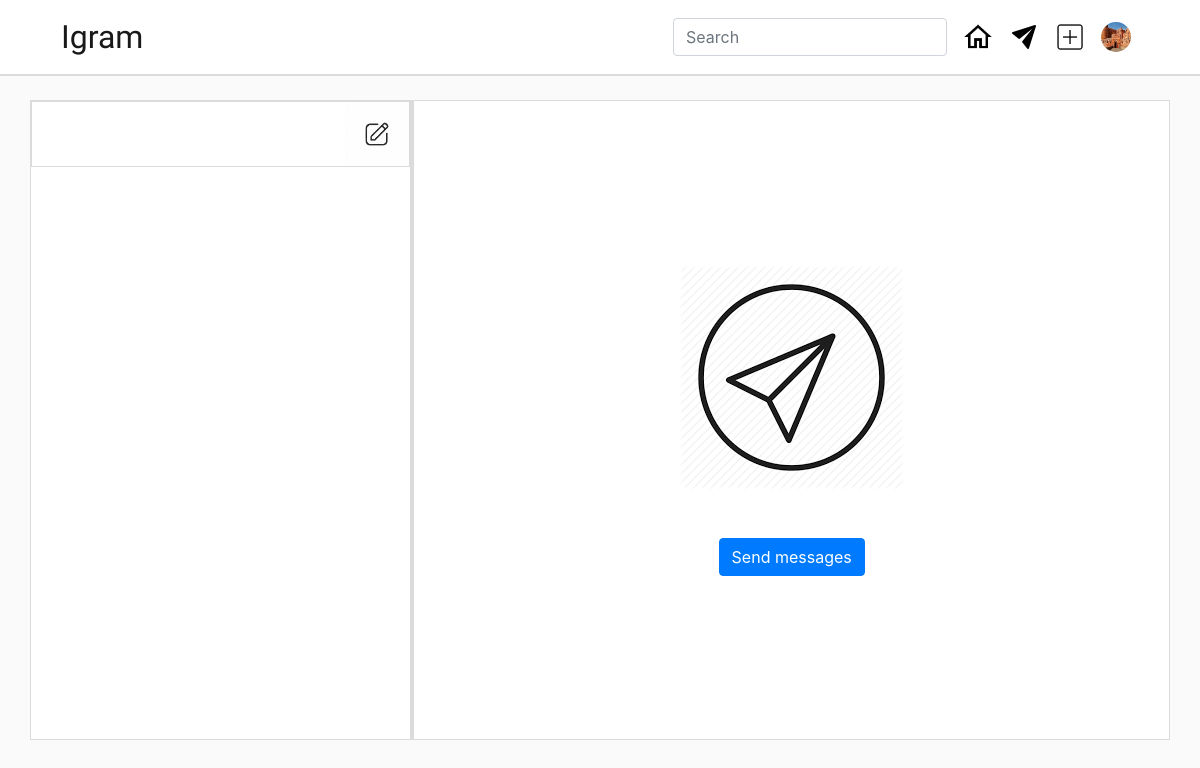
/inbox/ (signed in), run on an earlier commit of the app's database.
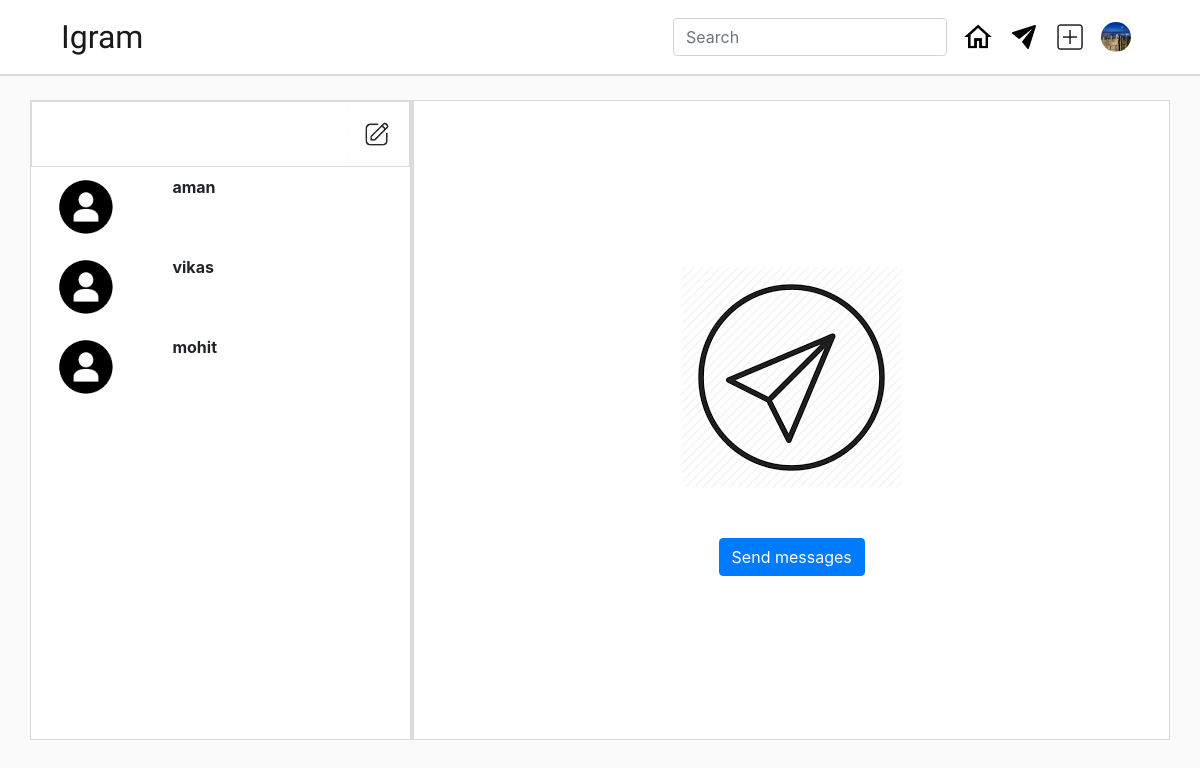
And on a later commit of the database.
### home/models.py (models this page shows)
class User(AbstractUser):
    profileImage=models.ImageField(upload_to=profile_upload_location,default='Default-Profile-Picture-Download-PNG-Image.png')
    discription=models.TextField(blank=True,null=True,max_length=100)

### chat/models.py (models this page shows, shortened)
class Thread(models.Model):
    first        = models.ForeignKey(User, on_delete=models.CASCADE, related_name='chat_thread_first')
    second       = models.ForeignKey(User, on_delete=models.CASCADE, related_name='chat_thread_second')
    updated      = models.DateTimeField(auto_now=True)
    timestamp    = models.DateTimeField(auto_now_add=True)
    objects      = ThreadManager()

### chat/views.py (the view)
# urls.py: path('',views.inbox,name='inbox'),
def inbox(request):
    qs=Thread.objects.by_user(request.user)
    try:
        follow_=Follow.objects.get(user=request.user)
    except Follow.DoesNotExist:
        follow_=Follow.objects.create(user=request.user)
    param={'qs':qs,'following':follow_}
    return render(request,'chat/inbox.html',param)

### chat/models.py (called while the page is built)
    def by_user(self, user):
        qlookup = Q(first=user) | Q(second=user)
        qlookup2 = Q(first=user) & Q(second=user)
        qs = self.get_queryset().filter(qlookup).exclude(qlookup2).distinct()
        return qs

### templates/chat/inbox.html (shortened to what this page needs)
{% extends 'base.html' %}
{% load static %}
{% block inboxActive %}{% static 'img/message-logo-active.png' %} {% endblock inboxActive %}
{% block body %}
<div class="container my-4" style="background-color: rgb(255, 255, 255);height:80vh;">
    <div class="row" style="height: 100%;border: 1px solid rgb(219, 219, 219);"" >
    <div class="col-md-4  " style="background-color: rgb(255, 255, 255);height: 100%;overflow-y: auto;" >
        <div class="row hover-not" style="border: 1px solid rgb(219, 219, 219);">
            <img class="chat-img ml-auto my-0 hover-effect" data-toggle="modal" data-target="#SendMessageModal" src={% static 'img/create-chat.png' %} alt="">
        </div>
        <div class="hover-inbox">
        {% for chat in qs %}
        {% if request.user.username == chat.first.username %}
        <a href={% url 'chatBox' chat.second.username %} style="text-decoration:none; color: inherit;">
        <div class="row py-2 ">
            <div class="col-4">
                <img src='{{chat.second.profileImage.url}}' class="chat-img mx-2 rounded-circle" alt="">
            </div>
            <div class="col">
                <b>{{chat.second.username}}</b>
            </div>
        </div>
    </a>
            {% endif %}
        {% endfor %}
    </div>
    </div>
    <div class="col-md-8 d-flex flex-column " style="background-color: inherit;height: 100%;border-left: 4px solid rgb(219, 219, 219);">
        {% block chatBox %}
        <div class="container" id="inbox-chat-empty">
            <img class='mb-7 pb-5' src={% static 'img/empty-dm-image.png' %} alt="" style="background-color: inherit;">
            <button type="button" class="btn btn-primary" data-toggle="modal" data-target="#SendMessageModal">
                Send messages
              </button>
        </div>
        {% endblock chatBox %}
    </div>
</div>
</div>
{% endblock body %}

### templates/base.html (shortened to what this page needs)
<!doctype html>
<html lang="en">
<head>
  <link rel="stylesheet" href="https://maxcdn.bootstrapcdn.com/bootstrap/4.0.0/css/bootstrap.min.css"
>
</head>
<body>
  {% load static %}
  <div class="container-fluid" style="background-color: rgb(255,255,255);border-bottom: 2px solid rgb(219,219,219);">
  <div class="container py-0 my-0">
    <nav class="navbar navbar-expand-lg navbar-light bg-white">
      <a class="navbar-brand" style="font-family: 'Grand Hotel', cursive;" href="#">Igram</a>
      <div class="collapse navbar-collapse" id="navbarSupportedContent">
        <form class="form-inline ml-auto my-2 my-lg-0 ">
          <input id="searchUser" class="form-control mr-sm-2 " type="search" placeholder="Search" aria-label="Search"
           onkeyup="search()" data-container="body" data-toggle="popover" data-html="true" data-trigger="focus"
            data-placement="bottom" data-content="" autocomplete="off">
        </form>
        <a href={% url 'home' %}>
          <img class="img-logo mx-2" src={% block homeActive %}{% static 'img/home.png' %}{% endblock homeActive %} alt="">
        </a>
        <a href={% url 'inbox' %}>
        <img class="img-logo mx-2" src={% block inboxActive %}{% static 'img/message-logo.png' %}{% endblock inboxActive %} alt="">
        <a href="#" role="button" data-toggle="modal" data-target="#exampleModalCenter">
          <img class="img-logo mx-2" src={% block postLogoActive %}{% static 'img/post-logo.png' %}{% endblock postLogoActive %} alt="">
        </a>
        <div class="nav-item dropdown">
          <a href="#" id="navbarDropdown" role="button" data-toggle="dropdown" aria-haspopup="true"
            aria-expanded="false">
            {% if request.user.profileImage %}
            <img class="img-logo mx-2 " src="{{request.user.profileImage.url}}" alt="" style="border-radius: 100%;">
            {% else %}
            <img class="img-logo mx-2" src="static/img/profile.png" alt="">
            {% endif %}
          </a>
        </div>
      </div>
    </nav>
  </div>
</div>
  {% block body %} {% endblock body %}
</body>
</html>

### templates/base.html (style rules this page uses)
.navbar-brand { font-size: 2rem !important; }
.img-logo { height: 30px; width: 30px; }
body { background: rgb(250, 250, 250); }

### templates/chat/inbox.html (style rules this page uses)
.chat-img { height: 4rem; width: 4rem; }
#inbox-chat-empty { display: flex; align-items: center; flex-direction: column; justify-content: center; height: 100% ; }

What changed in the data, as far as the page shows it:
changed User: user.profileImage: a different picture
added Thread: second.profileImage (placeholder picture), second.username "aman"
added Thread: second.profileImage (placeholder picture), second.username "vikas"
added Thread: second.profileImage (placeholder picture), second.username "mohit"
